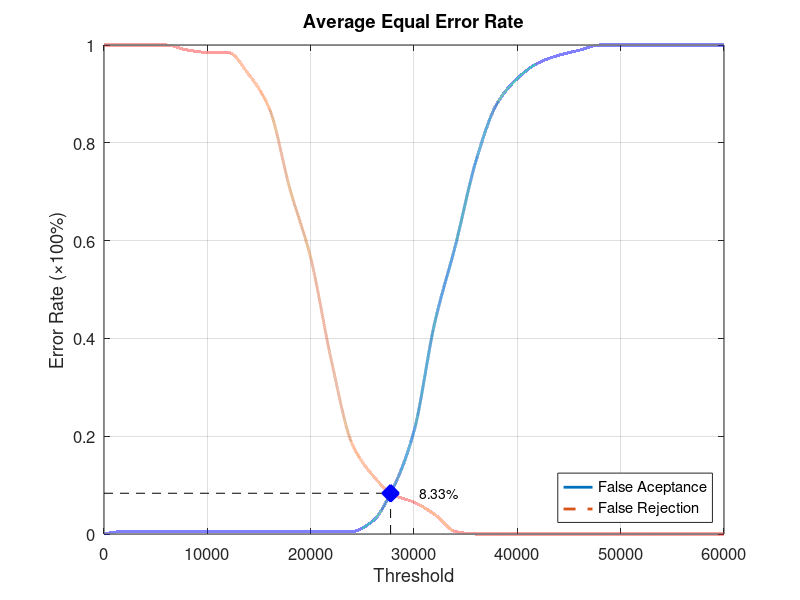
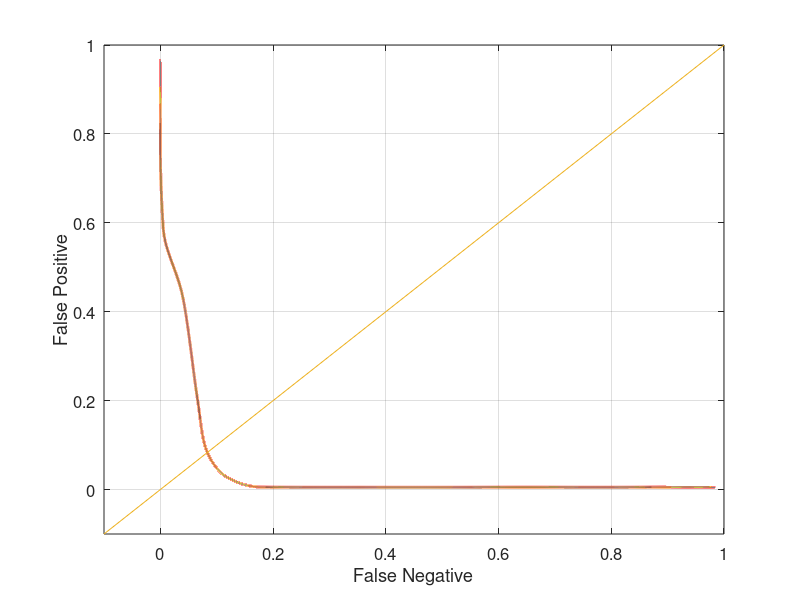

The MATLAB script that drew these images, in order:
function yEER = Database2_2
close all;
clear;
clc;
x = 0:2000:60000;
xq = 0:0.5:60000;

y0 = [0 0.00526316 0.00526316 0.00526316 0.00526316 0.00526316 0.00526316 0.00526316 0.00526316 0.00526316 0.00526316 0.00526316 0.00526316 0.0263158 0.0947368 0.210526 0.431579 0.589474 0.763158 0.878947 0.931579 0.963158 0.978947 0.989474 1 1 1 1 1 1 1];
yy0 = interp1(x, y0, xq, 'pchip');
y1 = [1 1 1 1 0.99 0.985 0.985 0.94 0.87 0.705 0.565 0.355 0.185 0.12 0.08 0.065 0.04 0.005 0 0 0 0 0 0 0 0 0 0 0 0 0];
yy1 = interp1(x, y1, xq, 'pchip');

% Calculating EER: 
y2 = abs(y0 - y1);
find(y2 == min(y2))
yy2 = abs(yy0 - yy1);
xEER = find(yy2 == min(yy2));
xEERIndex = xq(xEER) % X-axis EER
yEER = yy0(xEER) % Y-axis EER

main = figure
plot(xq, yy0,'-','LineWidth', 2);	hold on
plot(xq, yy1,'--','LineWidth', 2);	hold on
plot([xEERIndex xEERIndex], [0 yEER], 'k--');	hold on
plot([0 xEERIndex], [yEER yEER], 'k--');	hold on
plot(xEERIndex, yEER, 'bx', 'LineWidth', 10);	hold on
text(xEERIndex + 10 * xEERIndex / 100, yEER, [num2str(round((10000 * yEER)) / 100) '%'])
legend('False Aceptance', 'False Rejection', 'Location', 'SouthEast')
xlabel('Threshold')
ylabel('Error Rate (\times100%)')
title('Average Equal Error Rate')
set(gca, 'FontSize', 12)
axis([0 60000 0 1])
grid on

print(main, 'Database2_2Main', '-dpng');
FNRxFPR = figure('Color', [1 1 1]);
plot(yy1, yy0, '-', yy1, yy0, 'LineWidth', 2);
hold on
y = -0.1:0.1:1
plot(y, y); 
set(gca, 'FontSize', 12)
xlabel('False Negative')
ylabel('False Positive')
axis([-0.1 1 -0.1 1])
set(gca, 'FontSize', 12)
grid on

print(FNRxFPR, 'Database2_2FNRxFPR','-dpng');
end
